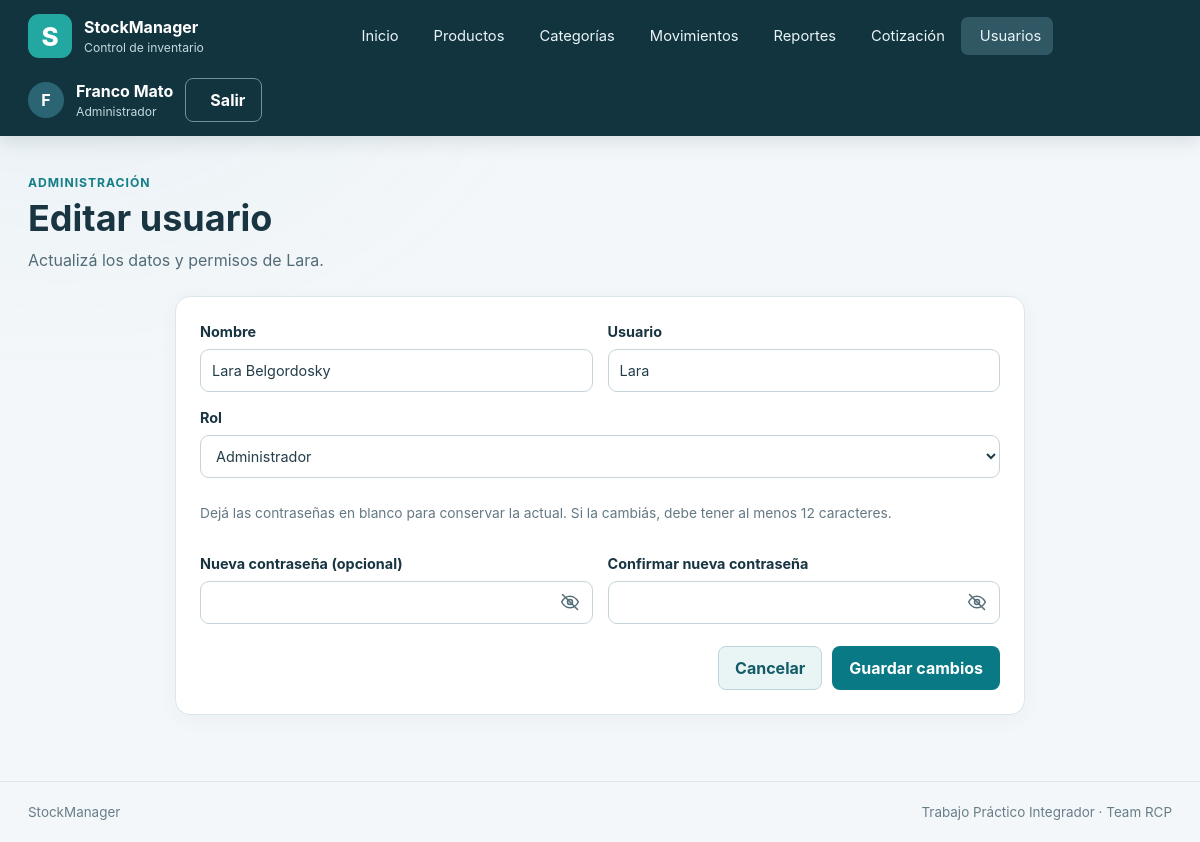
Page /usuarios/3/editar (signed in) on the committed database.
### app/models.py (models this page shows)
class Usuario(db.Model):
    __tablename__ = "usuarios"
    __table_args__ = (
        db.Index(
            "idx_usuarios_correo_google",
            "correo_google",
            unique=True,
            sqlite_where=db.text("correo_google IS NOT NULL"),
        ),
        db.Index(
            "idx_usuarios_google_sub",
            "google_sub",
            unique=True,
            sqlite_where=db.text("google_sub IS NOT NULL"),
        ),
    )
    id = db.Column(db.Integer, primary_key=True)
    nombre = db.Column(db.Text, nullable=False)
    usuario = db.Column(db.Text, nullable=False, unique=True)
    password_hash = db.Column(db.Text, nullable=False)
    correo_google = db.Column(db.Text(collation="NOCASE"))
    google_sub = db.Column(db.Text)
    rol_id = db.Column(db.Integer, db.ForeignKey("roles.id", ondelete="RESTRICT"), nullable=False)
    activo = db.Column(db.Integer, nullable=False, default=1)
    creado_en = db.Column(db.Text, nullable=False, server_default=db.text("(strftime('%Y-%m-%dT%H:%M:%fZ', 'now'))"))
    rol = db.relationship("Rol")

class Rol(db.Model):
    __tablename__ = "roles"
    id = db.Column(db.Integer, primary_key=True)
    nombre = db.Column(db.Text, nullable=False, unique=True)
    descripcion = db.Column(db.Text, nullable=False)

### app/usuarios/routes.py (the view, shortened to what this page needs)
@bp.route("/<int:usuario_id>/editar", methods=["GET", "POST"])
@administrador_requerido
def editar(usuario_id):
    usuario = db.session.get(Usuario, usuario_id)
    if usuario is None:
        abort(404)
    roles = db.session.scalars(select(Rol).order_by(Rol.nombre)).all()
    return render_template("usuarios/editar.html", usuario=usuario, roles=roles)

### app/security.py (called while the page is built)
def csrf_token() -> str:
    if "csrf_token" not in session:
        session["csrf_token"] = secrets.token_urlsafe(32)
    return session["csrf_token"]

def validar_csrf() -> None:
    if request.method in {"POST", "PUT", "PATCH", "DELETE"}:
        actual = session.get("csrf_token", "")
        recibido = request.form.get("csrf_token", "")
        if not actual or not recibido or not hmac.compare_digest(actual, recibido):
            abort(400, description="Token CSRF inválido. Volvé a cargar el formulario.")

def login_requerido(func):
    @wraps(func)
    def wrapper(*args, **kwargs):
        if g.usuario is None:
            return redirect(url_for("auth.login"))
        return func(*args, **kwargs)
    return wrapper

def administrador_requerido(func):
    @wraps(func)
    @login_requerido
    def wrapper(*args, **kwargs):
        if g.usuario.rol.nombre != "administrador":
            abort(403)
        return func(*args, **kwargs)
    return wrapper

### app/templates/usuarios/editar.html (shortened to what this page needs)
{% extends 'base.html' %}
{% block contenido %}
<section class="page-heading">
  <div>
    <p class="eyebrow">Administración</p>
    <h1>Editar usuario</h1>
    <p class="page-lead">Actualizá los datos y permisos de {{ usuario.usuario }}.</p>
  </div>
</section>
<section class="form-page">
  <div class="panel">
    <form method="post" class="form-grid">
      <label>Nombre
        <input name="nombre" maxlength="120" value="{{ usuario.nombre }}" required>
      </label>
      <label>Usuario
        <input name="usuario" maxlength="32" value="{{ usuario.usuario }}" required>
      </label>
      <label class="field-span">Rol
        <select name="rol_id" required>
          {% for r in roles %}
          {% if r.nombre in ['administrador', 'encargado'] %}
          <option value="{{ r.id }}" {% if r.id == usuario.rol_id %}selected{% endif %}>{{ r.nombre|capitalize }}</option>
          {% endif %}
          {% endfor %}
        </select>
      </label>
      <div class="field-span">
        <p class="helper-text">Dejá las contraseñas en blanco para conservar la actual. Si la cambiás, debe tener al menos 12 caracteres.</p>
      </div>
      <label for="editar-password">Nueva contraseña (opcional)
        <span class="password-field">
          <input id="editar-password" type="password" name="password" minlength="12" autocomplete="new-password">
          <button class="password-toggle" type="button" aria-label="Mostrar contraseña"
                  aria-controls="editar-password" aria-pressed="false">
            <svg viewBox="0 0 24 24" aria-hidden="true" focusable="false">
              <path d="M2 12s3.6-7 10-7 10 7 10 7-3.6 7-10 7S2 12 2 12Z"></path>
              <circle cx="12" cy="12" r="3"></circle>
              <path class="password-toggle-slash" d="M3 3l18 18"></path>
            </svg>
          </button>
        </span>
      </label>
      <label for="editar-confirmacion">Confirmar nueva contraseña
        <span class="password-field">
          <input id="editar-confirmacion" type="password" name="confirmacion" minlength="12" autocomplete="new-password">
          <button class="password-toggle" type="button" aria-label="Mostrar contraseña"
                  aria-controls="editar-confirmacion" aria-pressed="false">
            <svg viewBox="0 0 24 24" aria-hidden="true" focusable="false">
              <path d="M2 12s3.6-7 10-7 10 7 10 7-3.6 7-10 7S2 12 2 12Z"></path>
              <circle cx="12" cy="12" r="3"></circle>
              <path class="password-toggle-slash" d="M3 3l18 18"></path>
            </svg>
          </button>
        </span>
      </label>
      <div class="form-actions field-span">
        <a class="button button--secondary" href="{{ url_for('usuarios.listar') }}">Cancelar</a>
        <button class="button button--primary" type="submit">Guardar cambios</button>
      </div>
    </form>
  </div>
</section>
{% endblock %}

### app/templates/base.html (shortened to what this page needs)
<!doctype html>
<html lang="es-AR">
<head>
  <link rel="stylesheet" href="{{ url_for('static', filename='css/styles.css') }}">
  <link rel="stylesheet" href="{{ url_for('static', filename='vendor/fontawesome/css/solid.min.css') }}">
  <link rel="stylesheet" href="{{ url_for('static', filename='vendor/sweetalert2/sweetalert2.min.css') }}">
</head>
<body>
  <header class="site-header">
    <div class="header-inner">
      <a class="brand" href="{{ url_for('main.inicio') }}" aria-label="StockManager, ir al inicio">
        <span class="brand-mark" aria-hidden="true">S</span>
        <span class="brand-copy">
          <strong>StockManager</strong>
          <small>Control de inventario</small>
        </span>
      </a>
      {% if g.usuario %}
      <nav class="main-nav" aria-label="Menú principal">
        <a href="{{ url_for('main.inicio') }}" ><span>Inicio</span></a>
        <a href="{{ url_for('productos.listar') }}" ><span>Productos</span></a>
        <a href="{{ url_for('categorias.listar') }}" ><span>Categorías</span></a>
        <a href="{{ url_for('movimientos.listar') }}" ><span>Movimientos</span></a>
        <a href="{{ url_for('reportes.inicio') }}" ><span>Reportes</span></a>
        {% if g.usuario.rol.nombre == 'administrador' %}
        <a href="{{ url_for('cotizaciones.inicio') }}"><span>Cotización</span></a>
        <a href="{{ url_for('usuarios.listar') }}" {% if request.endpoint and request.endpoint.startswith('usuarios.')
          %}aria-current="page" {% endif %}><span>Usuarios</span></a>
        {% endif %}
      </nav>
      <div class="user-menu">
        <span class="user-avatar" aria-hidden="true">{{ g.usuario.nombre[:1]|upper }}</span>
        <span class="user-details">
          <strong>{{ g.usuario.nombre }}</strong>
          <small>{{ g.usuario.rol.nombre|capitalize }}</small>
        </span>
        <form method="post" action="{{ url_for('auth.logout') }}">
          <button class="button button--quiet" type="submit"><span>Salir</span></button>
        </form>
      </div>
      {% endif %}
    </div>
  </header>
  <main class="page-shell">
    {% block contenido %}{% endblock %}
  </main>
  <footer class="site-footer">
    <span>StockManager</span>
    <span>Trabajo Práctico Integrador · Team RCP</span>
  </footer>
</body>
</html>

### rows in the picture
Usuario: usuario "F", usuario.nombre "Franco Mato"
Rol: usuario.rol.nombre "Administrador"
Usuario: usuario "Lara", nombre "Lara Belgordosky", rol_id "Administrador"
